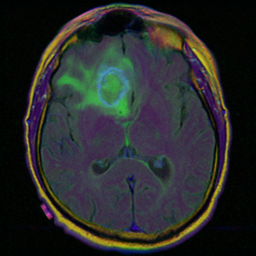
#> input picture images/TCGA_CS_4941_19960909_13.tif, 256 x 256 px; its folder holds only this picture in this run
$ jupyter execute data_augmentation.ipynb
#> lines starting #> are read from the running program, lines starting #| are printed output that depends on the picture
[cell 1]
import os
import cv2

IMG_DIR = 'images'
OUTPUT_DIR = 'augmentation_images'


def load_images_from_folder(folder_path, ext_list=['.jpg', '.jpeg', '.png', '.bmp', 'tif']):
#> called with folder_path = 'images'
    images = []
    file_names = []

    for filename in os.listdir(folder_path):
        if any(filename.lower().endswith(ext) for ext in ext_list):
            img_path = os.path.join(folder_path, filename)
            img = cv2.imread(img_path)
#> img is the input picture: shape (256, 256, 3); mean B, G, R 41.9, 42.1, 40

            images.append(img)
            file_names.append(filename[:12])
    return images, file_names

folder_path = "images"
images, file_names = load_images_from_folder(folder_path)
#> images = 1 item; file_names = ['TCGA_CS_4941']

print(f"{len(images)} adet resim yüklendi.")
#| 1 adet resim yüklendi.

[cell 2]
import numpy as np
import pandas as pd
import cv2

df = pd.read_csv("data.csv")
#> (reads data.csv from the repository)

label_dict = dict(zip(df["Patient"], df["histological_type"]))


rows = []

for img_bgr, file_name in zip(images, file_names):
    row= {}
    gray = cv2.cvtColor(img_bgr, cv2.COLOR_BGR2GRAY)

    label = label_dict[file_name]

    row["label"] = label
    row["filename"] = file_name
    rows.append(row)
#> this loop made 1 pass
#> (file_name, label) on pass 1: ('TCGA_CS_4941', 1)
#> pass 1, `gray = cv2.cvtColor(img_bgr, cv2.COLOR_BGR2GRAY)`:
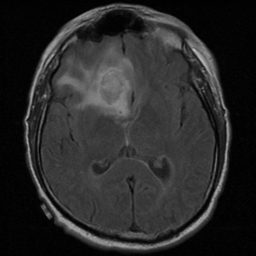
#> gray: shape (256, 256); min 0, max 193, mean 41.5
#> after the loop, rows = 1 item

feature_df = pd.DataFrame(rows)
#> feature_df = table of 1 rows and 2 columns

[cell 3]
import os
import pandas as pd
from PIL import Image, ImageOps, ImageEnhance
from tqdm import tqdm


os.makedirs(OUTPUT_DIR, exist_ok=True)

all_images = os.listdir(IMG_DIR)

augmented_rows = []

for i, row in tqdm(feature_df.iterrows(), total=len(feature_df)):
    short_name = row['filename']
#> short_name = 'TCGA_CS_4941'
    label = row['label']

    matched_files = [f for f in all_images if f.startswith(short_name)]
#> matched_files = ['TCGA_CS_4941_19960909_13.tif']

    if not matched_files:
        print(f"Eşleşen dosya bulunamadı: {short_name}")
        continue

    for full_filename in matched_files:
        try:
            img_path = os.path.join(IMG_DIR, full_filename)
            img = Image.open(img_path).convert("RGB")
#> img: PIL image 256x256 RGB

            original_save_path = os.path.join(OUTPUT_DIR, full_filename)
            img.save(original_save_path)
            augmented_rows.append({'filename': full_filename, 'label': label})

            flipped = ImageOps.mirror(img)
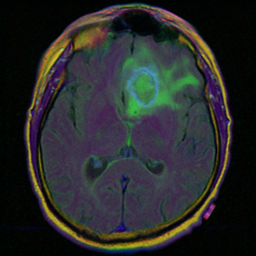
#> flipped: PIL image 256x256 RGB; mean R, G, B 40, 42.1, 41.9
            flip_name = f"{full_filename[:-4]}_flip.jpg"
#> flip_name = 'TCGA_CS_4941_19960909_13_flip.jpg'
            flipped.save(os.path.join(OUTPUT_DIR, flip_name))
            augmented_rows.append({'filename': flip_name, 'label': label})

            rotated = img.rotate(15)
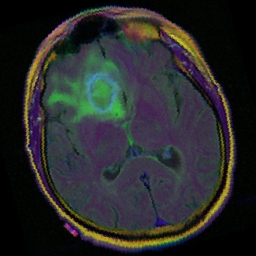
#> rotated: PIL image 256x256 RGB; mean R, G, B 39.9, 41.8, 41.7
            rot_name = f"{full_filename[:-4]}_rot.jpg"
#> rot_name = 'TCGA_CS_4941_19960909_13_rot.jpg'
            rotated.save(os.path.join(OUTPUT_DIR, rot_name))
            augmented_rows.append({'filename': rot_name, 'label': label})

            contrast_img = ImageEnhance.Contrast(img).enhance(1.5)
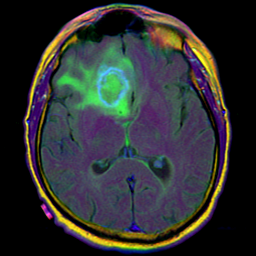
#> contrast_img: PIL image 256x256 RGB; mean R, G, B 46.2, 47.9, 48.3
            contrast_name = f"{full_filename[:-4]}_contrast.jpg"
#> contrast_name = 'TCGA_CS_4941_19960909_13_contrast.jpg'
            contrast_img.save(os.path.join(OUTPUT_DIR, contrast_name))
            augmented_rows.append({'filename': contrast_name, 'label': label})

        except Exception as e:
            print(f"Hata: {full_filename} işlenemedi: {e}")

aug_df = pd.DataFrame(augmented_rows)
#> aug_df = table of 4 rows and 2 columns
print(f"Toplam {len(aug_df)} resim augment edildi.")
#| Toplam 4 resim augment edildi.
